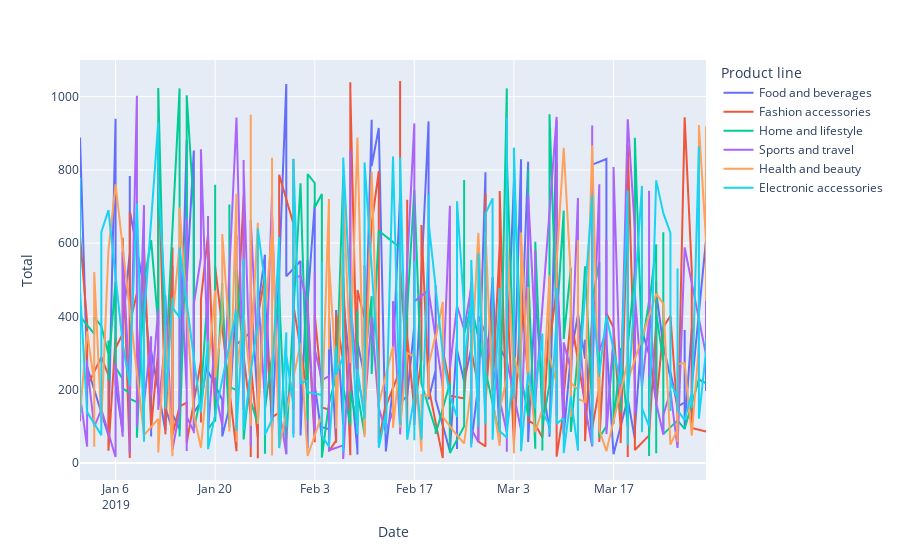

Notebook code for this chart:
### Code cell
fig_line=px.line(df_sort_date, x='Date', y='Total',color='Product line')
fig_line.show()

### Figure 1 — Plotly figure (JSON) as saved in the notebook; plotly's stock layout.template omitted (floating-point values rounded to 4 significant figures; data arrays with more than 128 entries replaced by an {"elided": "..."} marker saying what was removed)
{"data": [{"hovertemplate": "Product line=Food and beverages<br>Date=%{x}<br>Total=%{y}<extra></extra>", "legendgroup": "Food and beverages", "line": {"color": "#636efa", "dash": "solid"}, "marker": {"symbol": "circle"}, "mode": "lines", "name": "Food and beverages", "orientation": "v", "showlegend": true, "type": "scatter", "x": {"elided": "174 str values"}, "xaxis": "x", "y": {"elided": "174 float values"}, "yaxis": "y"}, {"hovertemplate": "Product line=Fashion accessories<br>Date=%{x}<br>Total=%{y}<extra></extra>", "legendgroup": "Fashion accessories", "line": {"color": "#EF553B", "dash": "solid"}, "marker": {"symbol": "circle"}, "mode": "lines", "name": "Fashion accessories", "orientation": "v", "showlegend": true, "type": "scatter", "x": {"elided": "178 str values"}, "xaxis": "x", "y": {"elided": "178 float values"}, "yaxis": "y"}, {"hovertemplate": "Product line=Home and lifestyle<br>Date=%{x}<br>Total=%{y}<extra></extra>", "legendgroup": "Home and lifestyle", "line": {"color": "#00cc96", "dash": "solid"}, "marker": {"symbol": "circle"}, "mode": "lines", "name": "Home and lifestyle", "orientation": "v", "showlegend": true, "type": "scatter", "x": {"elided": "160 str values"}, "xaxis": "x", "y": {"elided": "160 float values"}, "yaxis": "y"}, {"hovertemplate": "Product line=Sports and travel<br>Date=%{x}<br>Total=%{y}<extra></extra>", "legendgroup": "Sports and travel", "line": {"color": "#ab63fa", "dash": "solid"}, "marker": {"symbol": "circle"}, "mode": "lines", "name": "Sports and travel", "orientation": "v", "showlegend": true, "type": "scatter", "x": {"elided": "166 str values"}, "xaxis": "x", "y": {"elided": "166 float values"}, "yaxis": "y"}, {"hovertemplate": "Product line=Health and beauty<br>Date=%{x}<br>Total=%{y}<extra></extra>", "legendgroup": "Health and beauty", "line": {"color": "#FFA15A", "dash": "solid"}, "marker": {"symbol": "circle"}, "mode": "lines", "name": "Health and beauty", "orientation": "v", "showlegend": true, "type": "scatter", "x": {"elided": "152 str values"}, "xaxis": "x", "y": {"elided": "152 float values"}, "yaxis": "y"}, {"hovertemplate": "Product line=Electronic accessories<br>Date=%{x}<br>Total=%{y}<extra></extra>", "legendgroup": "Electronic accessories", "line": {"color": "#19d3f3", "dash": "solid"}, "marker": {"symbol": "circle"}, "mode": "lines", "name": "Electronic accessories", "orientation": "v", "showlegend": true, "type": "scatter", "x": {"elided": "170 str values"}, "xaxis": "x", "y": {"elided": "170 float values"}, "yaxis": "y"}], "layout": {"legend": {"title": {"text": "Product line"}, "tracegroupgap": 0}, "margin": {"t": 60}, "xaxis": {"anchor": "y", "domain": [0, 1], "title": {"text": "Date"}}, "yaxis": {"anchor": "x", "domain": [0, 1], "title": {"text": "Total"}}}}
